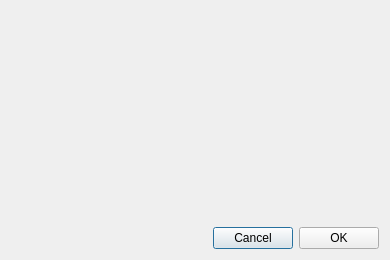
<?xml version="1.0" encoding="UTF-8"?>
<ui version="4.0">
 <class>DialogRemoveModule</class>
 <widget class="QDialog" name="DialogRemoveModule">
  <property name="windowModality">
   <enum>Qt::ApplicationModal</enum>
  </property>
  <property name="geometry">
   <rect>
    <x>0</x>
    <y>0</y>
    <width>390</width>
    <height>260</height>
   </rect>
  </property>
  <property name="windowTitle">
   <string>Remove</string>
  </property>
  <property name="modal">
   <bool>true</bool>
  </property>
  <layout class="QVBoxLayout" name="verticalLayout_2">
   <item>
    <widget class="PluginInfoWidget" name="widgetInfo" native="true">
     <property name="sizePolicy">
      <sizepolicy hsizetype="Preferred" vsizetype="Expanding">
       <horstretch>0</horstretch>
       <verstretch>0</verstretch>
      </sizepolicy>
     </property>
    </widget>
   </item>
   <item>
    <layout class="QHBoxLayout" name="horizontalLayout">
     <item>
      <spacer name="horizontalSpacer">
       <property name="orientation">
        <enum>Qt::Horizontal</enum>
       </property>
       <property name="sizeHint" stdset="0">
        <size>
         <width>40</width>
         <height>20</height>
        </size>
       </property>
      </spacer>
     </item>
     <item>
      <widget class="QPushButton" name="pushButtonCancel">
       <property name="text">
        <string>Cancel</string>
       </property>
      </widget>
     </item>
     <item>
      <widget class="QPushButton" name="pushButtonOK">
       <property name="text">
        <string>OK</string>
       </property>
      </widget>
     </item>
    </layout>
   </item>
  </layout>
 </widget>
 <customwidgets>
  <customwidget>
   <class>PluginInfoWidget</class>
   <extends>QWidget</extends>
   <header>plugininfowidget.h</header>
   <container>1</container>
  </customwidget>
 </customwidgets>
 <resources/>
 <connections/>
</ui>
